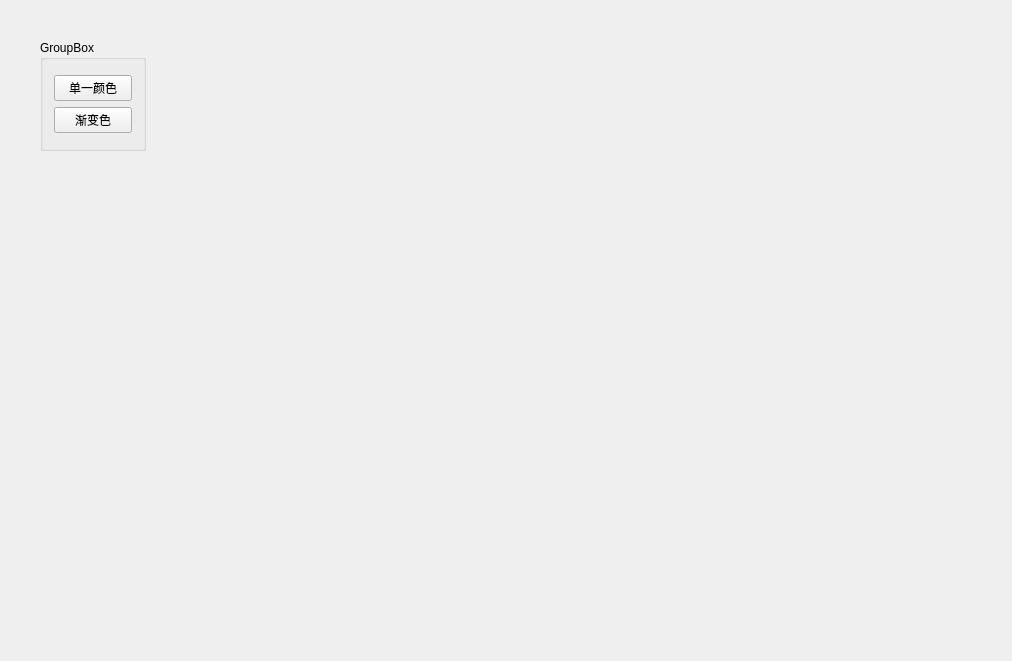
<?xml version="1.0" encoding="UTF-8"?>
<ui version="4.0">
 <class>MainWindow</class>
 <widget class="QMainWindow" name="MainWindow">
  <property name="geometry">
   <rect>
    <x>0</x>
    <y>0</y>
    <width>1012</width>
    <height>661</height>
   </rect>
  </property>
  <property name="windowTitle">
   <string>MainWindow</string>
  </property>
  <widget class="QWidget" name="centralWidget">
   <widget class="QGroupBox" name="groupBox">
    <property name="geometry">
     <rect>
      <x>40</x>
      <y>40</y>
      <width>106</width>
      <height>111</height>
     </rect>
    </property>
    <property name="title">
     <string>GroupBox</string>
    </property>
    <layout class="QVBoxLayout" name="verticalLayout_2">
     <item>
      <layout class="QVBoxLayout" name="verticalLayout">
       <item>
        <widget class="QPushButton" name="pbtnBarColor">
         <property name="text">
          <string>单一颜色</string>
         </property>
        </widget>
       </item>
       <item>
        <widget class="QPushButton" name="btnGrad1">
         <property name="text">
          <string>渐变色</string>
         </property>
        </widget>
       </item>
      </layout>
     </item>
    </layout>
   </widget>
  </widget>
  <widget class="QMenuBar" name="menuBar">
   <property name="geometry">
    <rect>
     <x>0</x>
     <y>0</y>
     <width>1012</width>
     <height>28</height>
    </rect>
   </property>
  </widget>
 </widget>
 <layoutdefault spacing="6" margin="11"/>
 <resources/>
 <connections/>
</ui>
